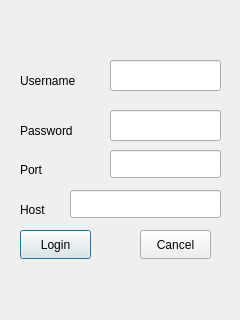
<?xml version="1.0" encoding="UTF-8"?>
<ui version="4.0">
 <class>loginDialog</class>
 <widget class="QDialog" name="loginDialog">
  <property name="geometry">
   <rect>
    <x>0</x>
    <y>0</y>
    <width>240</width>
    <height>320</height>
   </rect>
  </property>
  <property name="windowTitle">
   <string>Dialog</string>
  </property>
  <widget class="QLineEdit" name="usrlineEdit">
   <property name="geometry">
    <rect>
     <x>110</x>
     <y>60</y>
     <width>111</width>
     <height>31</height>
    </rect>
   </property>
   <property name="focusPolicy">
    <enum>Qt::TabFocus</enum>
   </property>
  </widget>
  <widget class="QLineEdit" name="pwdlineEdit">
   <property name="geometry">
    <rect>
     <x>110</x>
     <y>110</y>
     <width>111</width>
     <height>31</height>
    </rect>
   </property>
   <property name="focusPolicy">
    <enum>Qt::TabFocus</enum>
   </property>
  </widget>
  <widget class="QPushButton" name="loginBtn">
   <property name="geometry">
    <rect>
     <x>20</x>
     <y>230</y>
     <width>71</width>
     <height>29</height>
    </rect>
   </property>
   <property name="text">
    <string>Login</string>
   </property>
  </widget>
  <widget class="QPushButton" name="cancelBtn">
   <property name="geometry">
    <rect>
     <x>140</x>
     <y>230</y>
     <width>71</width>
     <height>29</height>
    </rect>
   </property>
   <property name="text">
    <string>Cancel</string>
   </property>
  </widget>
  <widget class="QLabel" name="usrlabel">
   <property name="geometry">
    <rect>
     <x>20</x>
     <y>70</y>
     <width>91</width>
     <height>21</height>
    </rect>
   </property>
   <property name="text">
    <string>Username</string>
   </property>
  </widget>
  <widget class="QLabel" name="pwdlabel">
   <property name="geometry">
    <rect>
     <x>20</x>
     <y>120</y>
     <width>91</width>
     <height>21</height>
    </rect>
   </property>
   <property name="text">
    <string>Password</string>
   </property>
  </widget>
  <widget class="QLabel" name="hostlabel">
   <property name="geometry">
    <rect>
     <x>20</x>
     <y>200</y>
     <width>77</width>
     <height>19</height>
    </rect>
   </property>
   <property name="text">
    <string>Host</string>
   </property>
  </widget>
  <widget class="QLabel" name="portlabel">
   <property name="geometry">
    <rect>
     <x>20</x>
     <y>160</y>
     <width>77</width>
     <height>19</height>
    </rect>
   </property>
   <property name="text">
    <string>Port</string>
   </property>
  </widget>
  <widget class="QLineEdit" name="addrlineEdit">
   <property name="geometry">
    <rect>
     <x>70</x>
     <y>190</y>
     <width>151</width>
     <height>28</height>
    </rect>
   </property>
   <property name="focusPolicy">
    <enum>Qt::TabFocus</enum>
   </property>
  </widget>
  <widget class="QLineEdit" name="portlineEdit">
   <property name="geometry">
    <rect>
     <x>110</x>
     <y>150</y>
     <width>111</width>
     <height>28</height>
    </rect>
   </property>
   <property name="focusPolicy">
    <enum>Qt::TabFocus</enum>
   </property>
  </widget>
 </widget>
 <resources/>
 <connections>
  <connection>
   <sender>cancelBtn</sender>
   <signal>clicked()</signal>
   <receiver>loginDialog</receiver>
   <slot>close()</slot>
   <hints>
    <hint type="sourcelabel">
     <x>295</x>
     <y>214</y>
    </hint>
    <hint type="destinationlabel">
     <x>199</x>
     <y>149</y>
    </hint>
   </hints>
  </connection>
 </connections>
</ui>
